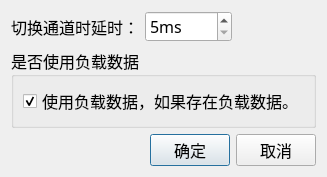
<?xml version="1.0" encoding="UTF-8"?>
<ui version="4.0">
 <class>clsMultiChannelSettings</class>
 <widget class="QDialog" name="clsMultiChannelSettings">
  <property name="geometry">
   <rect>
    <x>0</x>
    <y>0</y>
    <width>317</width>
    <height>142</height>
   </rect>
  </property>
  <property name="font">
   <font>
    <family>楷体</family>
    <pointsize>12</pointsize>
   </font>
  </property>
  <property name="windowTitle">
   <string>多通道运行设定</string>
  </property>
  <property name="styleSheet">
   <string notr="true">clsMultiChannelSettings
{
	
	background-color: rgb(144, 148, 248);
}</string>
  </property>
  <layout class="QVBoxLayout" name="verticalLayout">
   <item>
    <layout class="QHBoxLayout" name="horizontalLayout">
     <item>
      <widget class="QLabel" name="label">
       <property name="font">
        <font>
         <family>楷体</family>
         <pointsize>12</pointsize>
        </font>
       </property>
       <property name="text">
        <string>切换通道时延时：</string>
       </property>
      </widget>
     </item>
     <item>
      <widget class="QSpinBox" name="txtSwitchDaley">
       <property name="font">
        <font>
         <family>楷体</family>
         <pointsize>12</pointsize>
        </font>
       </property>
       <property name="autoFillBackground">
        <bool>false</bool>
       </property>
       <property name="suffix">
        <string>ms</string>
       </property>
       <property name="minimum">
        <number>5</number>
       </property>
       <property name="maximum">
        <number>1000</number>
       </property>
       <property name="value">
        <number>5</number>
       </property>
      </widget>
     </item>
     <item>
      <spacer name="horizontalSpacer_2">
       <property name="orientation">
        <enum>Qt::Horizontal</enum>
       </property>
       <property name="sizeHint" stdset="0">
        <size>
         <width>40</width>
         <height>20</height>
        </size>
       </property>
      </spacer>
     </item>
    </layout>
   </item>
   <item>
    <widget class="QGroupBox" name="groupBox">
     <property name="font">
      <font>
       <family>楷体</family>
       <pointsize>12</pointsize>
      </font>
     </property>
     <property name="title">
      <string>是否使用负载数据</string>
     </property>
     <layout class="QHBoxLayout" name="horizontalLayout_2">
      <item>
       <widget class="QCheckBox" name="radUserLoad">
        <property name="font">
         <font>
          <family>楷体</family>
          <pointsize>12</pointsize>
         </font>
        </property>
        <property name="text">
         <string>使用负载数据，如果存在负载数据。</string>
        </property>
        <property name="checked">
         <bool>true</bool>
        </property>
       </widget>
      </item>
     </layout>
    </widget>
   </item>
   <item>
    <layout class="QHBoxLayout" name="horizontalLayout_3">
     <item>
      <spacer name="horizontalSpacer">
       <property name="orientation">
        <enum>Qt::Horizontal</enum>
       </property>
       <property name="sizeHint" stdset="0">
        <size>
         <width>40</width>
         <height>20</height>
        </size>
       </property>
      </spacer>
     </item>
     <item>
      <widget class="QPushButton" name="btnOk">
       <property name="minimumSize">
        <size>
         <width>0</width>
         <height>32</height>
        </size>
       </property>
       <property name="font">
        <font>
         <family>楷体</family>
         <pointsize>12</pointsize>
        </font>
       </property>
       <property name="text">
        <string>确定</string>
       </property>
      </widget>
     </item>
     <item>
      <widget class="QPushButton" name="btnCancel">
       <property name="minimumSize">
        <size>
         <width>0</width>
         <height>32</height>
        </size>
       </property>
       <property name="font">
        <font>
         <family>楷体</family>
         <pointsize>12</pointsize>
        </font>
       </property>
       <property name="text">
        <string>取消</string>
       </property>
      </widget>
     </item>
    </layout>
   </item>
  </layout>
 </widget>
 <resources/>
 <connections/>
</ui>
